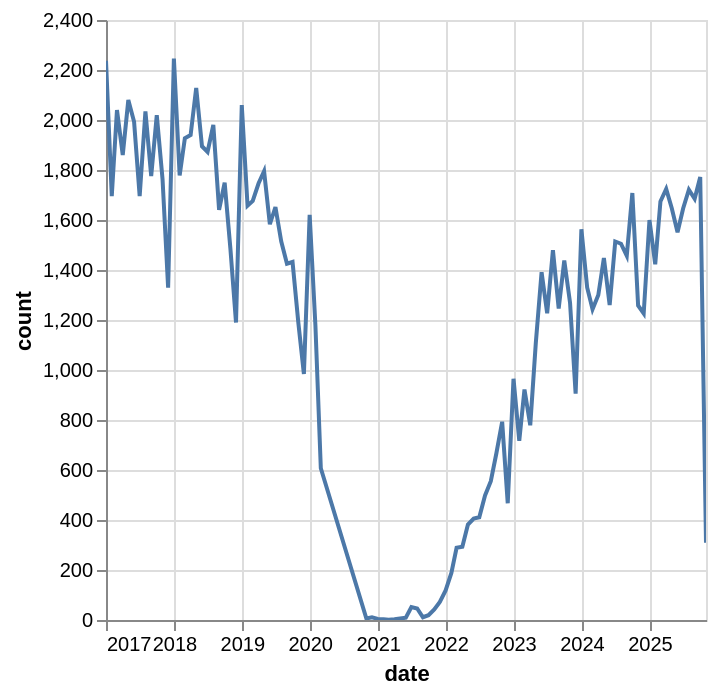

Write notebook code for a chart like this one.
### Code cell
#evictions per year and month, maybe one date column for time series
by_year_month = evictions.group_by(["year", "month"]).count().sort(["year", "month"])
by_year_month = by_year_month.with_columns(
    pl.date(pl.col("year"), pl.col("month"), 1).alias("date")
)
by_year_month.plot.line(x="date", y="count")

### Figure 1 — Vega-Lite specification as saved in the notebook (floating-point values rounded to 4 significant figures)
{"config": {"view": {"continuousWidth": 300, "continuousHeight": 300}}, "data": {"name": "data-79d04c1e7f93ea5b5cf7d07aae770c35"}, "mark": {"type": "line", "tooltip": true}, "encoding": {"x": {"field": "date", "type": "temporal"}, "y": {"field": "count", "type": "quantitative"}}, "params": [{"name": "param_1e9efca18e7a2868", "select": {"type": "interval", "encodings": ["x", "y"]}, "bind": "scales"}], "$schema": "https://vega.github.io/schema/vega-lite/v6.1.0.json", "datasets": {"data-79d04c1e7f93ea5b5cf7d07aae770c35": [{"year": 2017, "month": 1, "count": 2237, "date": "2017-01-01T00:00:00"}, {"year": 2017, "month": 2, "count": 1695, "date": "2017-02-01T00:00:00"}, {"year": 2017, "month": 3, "count": 2040, "date": "2017-03-01T00:00:00"}, {"year": 2017, "month": 4, "count": 1860, "date": "2017-04-01T00:00:00"}, {"year": 2017, "month": 5, "count": 2080, "date": "2017-05-01T00:00:00"}, {"year": 2017, "month": 6, "count": 1993, "date": "2017-06-01T00:00:00"}, {"year": 2017, "month": 7, "count": 1696, "date": "2017-07-01T00:00:00"}, {"year": 2017, "month": 8, "count": 2034, "date": "2017-08-01T00:00:00"}, {"year": 2017, "month": 9, "count": 1776, "date": "2017-09-01T00:00:00"}, {"year": 2017, "month": 10, "count": 2019, "date": "2017-10-01T00:00:00"}, {"year": 2017, "month": 11, "count": 1763, "date": "2017-11-01T00:00:00"}, {"year": 2017, "month": 12, "count": 1329, "date": "2017-12-01T00:00:00"}, {"year": 2018, "month": 1, "count": 2246, "date": "2018-01-01T00:00:00"}, {"year": 2018, "month": 2, "count": 1778, "date": "2018-02-01T00:00:00"}, {"year": 2018, "month": 3, "count": 1927, "date": "2018-03-01T00:00:00"}, {"year": 2018, "month": 4, "count": 1940, "date": "2018-04-01T00:00:00"}, {"year": 2018, "month": 5, "count": 2128, "date": "2018-05-01T00:00:00"}, {"year": 2018, "month": 6, "count": 1895, "date": "2018-06-01T00:00:00"}, {"year": 2018, "month": 7, "count": 1872, "date": "2018-07-01T00:00:00"}, {"year": 2018, "month": 8, "count": 1980, "date": "2018-08-01T00:00:00"}, {"year": 2018, "month": 9, "count": 1641, "date": "2018-09-01T00:00:00"}, {"year": 2018, "month": 10, "count": 1749, "date": "2018-10-01T00:00:00"}, {"year": 2018, "month": 11, "count": 1484, "date": "2018-11-01T00:00:00"}, {"year": 2018, "month": 12, "count": 1190, "date": "2018-12-01T00:00:00"}, {"year": 2019, "month": 1, "count": 2060, "date": "2019-01-01T00:00:00"}, {"year": 2019, "month": 2, "count": 1657, "date": "2019-02-01T00:00:00"}, {"year": 2019, "month": 3, "count": 1676, "date": "2019-03-01T00:00:00"}, {"year": 2019, "month": 4, "count": 1746, "date": "2019-04-01T00:00:00"}, {"year": 2019, "month": 5, "count": 1795, "date": "2019-05-01T00:00:00"}, {"year": 2019, "month": 6, "count": 1583, "date": "2019-06-01T00:00:00"}, {"year": 2019, "month": 7, "count": 1652, "date": "2019-07-01T00:00:00"}, {"year": 2019, "month": 8, "count": 1515, "date": "2019-08-01T00:00:00"}, {"year": 2019, "month": 9, "count": 1425, "date": "2019-09-01T00:00:00"}, {"year": 2019, "month": 10, "count": 1432, "date": "2019-10-01T00:00:00"}, {"year": 2019, "month": 11, "count": 1190, "date": "2019-11-01T00:00:00"}, {"year": 2019, "month": 12, "count": 984, "date": "2019-12-01T00:00:00"}, {"year": 2020, "month": 1, "count": 1621, "date": "2020-01-01T00:00:00"}, {"year": 2020, "month": 2, "count": 1177, "date": "2020-02-01T00:00:00"}, {"year": 2020, "month": 3, "count": 607, "date": "2020-03-01T00:00:00"}, {"year": 2020, "month": 11, "count": 6, "date": "2020-11-01T00:00:00"}, {"year": 2020, "month": 12, "count": 11, "date": "2020-12-01T00:00:00"}, {"year": 2021, "month": 1, "count": 4, "date": "2021-01-01T00:00:00"}, {"year": 2021, "month": 2, "count": 3, "date": "2021-02-01T00:00:00"}, {"year": 2021, "month": 3, "count": 1, "date": "2021-03-01T00:00:00"}, {"year": 2021, "month": 4, "count": 3, "date": "2021-04-01T00:00:00"}, {"year": 2021, "month": 5, "count": 6, "date": "2021-05-01T00:00:00"}, {"year": 2021, "month": 6, "count": 9, "date": "2021-06-01T00:00:00"}, {"year": 2021, "month": 7, "count": 52, "date": "2021-07-01T00:00:00"}, {"year": 2021, "month": 8, "count": 46, "date": "2021-08-01T00:00:00"}, {"year": 2021, "month": 9, "count": 11, "date": "2021-09-01T00:00:00"}, {"year": 2021, "month": 10, "count": 19, "date": "2021-10-01T00:00:00"}, {"year": 2021, "month": 11, "count": 42, "date": "2021-11-01T00:00:00"}, {"year": 2021, "month": 12, "count": 72, "date": "2021-12-01T00:00:00"}, {"year": 2022, "month": 1, "count": 118, "date": "2022-01-01T00:00:00"}, {"year": 2022, "month": 2, "count": 188, "date": "2022-02-01T00:00:00"}, {"year": 2022, "month": 3, "count": 289, "date": "2022-03-01T00:00:00"}, {"year": 2022, "month": 4, "count": 293, "date": "2022-04-01T00:00:00"}, {"year": 2022, "month": 5, "count": 382, "date": "2022-05-01T00:00:00"}, {"year": 2022, "month": 6, "count": 406, "date": "2022-06-01T00:00:00"}, {"year": 2022, "month": 7, "count": 411, "date": "2022-07-01T00:00:00"}, {"year": 2022, "month": 8, "count": 498, "date": "2022-08-01T00:00:00"}, {"year": 2022, "month": 9, "count": 555, "date": "2022-09-01T00:00:00"}, {"year": 2022, "month": 10, "count": 667, "date": "2022-10-01T00:00:00"}, {"year": 2022, "month": 11, "count": 793, "date": "2022-11-01T00:00:00"}, {"year": 2022, "month": 12, "count": 467, "date": "2022-12-01T00:00:00"}, {"year": 2023, "month": 1, "count": 965, "date": "2023-01-01T00:00:00"}, {"year": 2023, "month": 2, "count": 717, "date": "2023-02-01T00:00:00"}, {"year": 2023, "month": 3, "count": 922, "date": "2023-03-01T00:00:00"}, {"year": 2023, "month": 4, "count": 779, "date": "2023-04-01T00:00:00"}, {"year": 2023, "month": 5, "count": 1109, "date": "2023-05-01T00:00:00"}, {"year": 2023, "month": 6, "count": 1391, "date": "2023-06-01T00:00:00"}, {"year": 2023, "month": 7, "count": 1227, "date": "2023-07-01T00:00:00"}, {"year": 2023, "month": 8, "count": 1479, "date": "2023-08-01T00:00:00"}, {"year": 2023, "month": 9, "count": 1246, "date": "2023-09-01T00:00:00"}, {"year": 2023, "month": 10, "count": 1438, "date": "2023-10-01T00:00:00"}, {"year": 2023, "month": 11, "count": 1269, "date": "2023-11-01T00:00:00"}, {"year": 2023, "month": 12, "count": 905, "date": "2023-12-01T00:00:00"}, {"year": 2024, "month": 1, "count": 1563, "date": "2024-01-01T00:00:00"}, {"year": 2024, "month": 2, "count": 1330, "date": "2024-02-01T00:00:00"}, {"year": 2024, "month": 3, "count": 1243, "date": "2024-03-01T00:00:00"}, {"year": 2024, "month": 4, "count": 1300, "date": "2024-04-01T00:00:00"}, {"year": 2024, "month": 5, "count": 1448, "date": "2024-05-01T00:00:00"}, {"year": 2024, "month": 6, "count": 1260, "date": "2024-06-01T00:00:00"}, {"year": 2024, "month": 7, "count": 1514, "date": "2024-07-01T00:00:00"}, {"year": 2024, "month": 8, "count": 1505, "date": "2024-08-01T00:00:00"}, {"year": 2024, "month": 9, "count": 1457, "date": "2024-09-01T00:00:00"}, {"year": 2024, "month": 10, "count": 1708, "date": "2024-10-01T00:00:00"}, {"year": 2024, "month": 11, "count": 1258, "date": "2024-11-01T00:00:00"}, {"year": 2024, "month": 12, "count": 1226, "date": "2024-12-01T00:00:00"}, {"year": 2025, "month": 1, "count": 1600, "date": "2025-01-01T00:00:00"}, {"year": 2025, "month": 2, "count": 1423, "date": "2025-02-01T00:00:00"}, {"year": 2025, "month": 3, "count": 1674, "date": "2025-03-01T00:00:00"}, {"year": 2025, "month": 4, "count": 1724, "date": "2025-04-01T00:00:00"}, {"year": 2025, "month": 5, "count": 1647, "date": "2025-05-01T00:00:00"}, {"year": 2025, "month": 6, "count": 1551, "date": "2025-06-01T00:00:00"}, {"year": 2025, "month": 7, "count": 1646, "date": "2025-07-01T00:00:00"}, {"year": 2025, "month": 8, "count": 1721, "date": "2025-08-01T00:00:00"}, {"year": 2025, "month": 9, "count": 1685, "date": "2025-09-01T00:00:00"}, {"year": 2025, "month": 10, "count": 1772, "date": "2025-10-01T00:00:00"}, {"year": 2025, "month": 11, "count": 309, "date": "2025-11-01T00:00:00"}]}}
